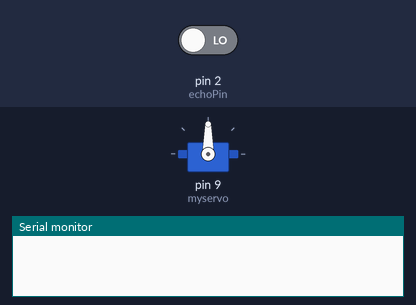
A sketch run on a simulated Arduino Uno, built with avr-gcc and run on an emulated ATmega328P. Parts: servo, the last lines printed to the serial monitor. The inputs (shaded band) are chosen by the test bench; at power-on: pin 2 (echoPin) LOW.

Above: at 0.1 s.
At 1.1 s:
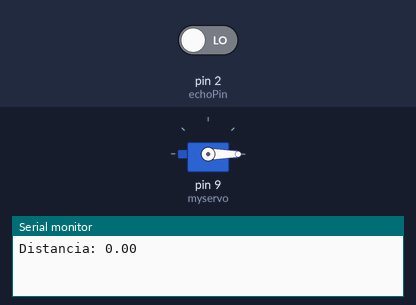
Timing chart, 0 to 2.6 s (numbered marks = the images above):
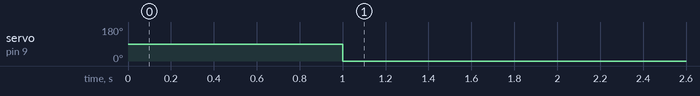

Measured:
- by itself, servo on pin 9 (myservo): 90° → 0° at 1.0 s

The sketch:

Pratica6.ino
```cpp
#include <Servo.h>

const int trigPin = 3; //Pino trig
const int echoPin = 2; //Pino echo

float distance();
float estadoDistancia;

Servo myservo;

int posicaoServo;

void setup() {
  pinMode(trigPin,OUTPUT);
  pinMode(echoPin,INPUT);

  Serial.begin(9600);

  myservo.attach(9);

}

void loop() {
  estadoDistancia = distance();
  Serial.print("Distancia: ");
  Serial.println(estadoDistancia);

  if (estadoDistancia <= 15){
    posicaoServo = map(estadoDistancia,5,15,0,90);
  }else if(estadoDistancia > 15 && estadoDistancia <= 25) {
     posicaoServo = map(estadoDistancia,15,25,90,180);
   }
  myservo.write(posicaoServo);
}

 float distance() {

          digitalWrite(trigPin, LOW);
          delayMicroseconds(2);

          digitalWrite(trigPin, HIGH);

          delayMicroseconds(10);

          digitalWrite(echoPin,LOW);

          float dist = pulseIn(echoPin,HIGH)*0.034/2 ;

          return dist;
        }
```
